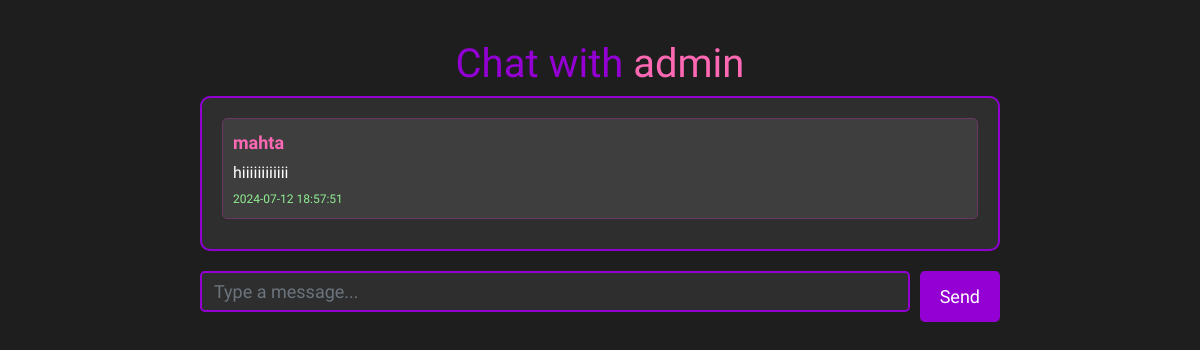
Page /chat?friend_id=1 (signed in) on the earlier database version.
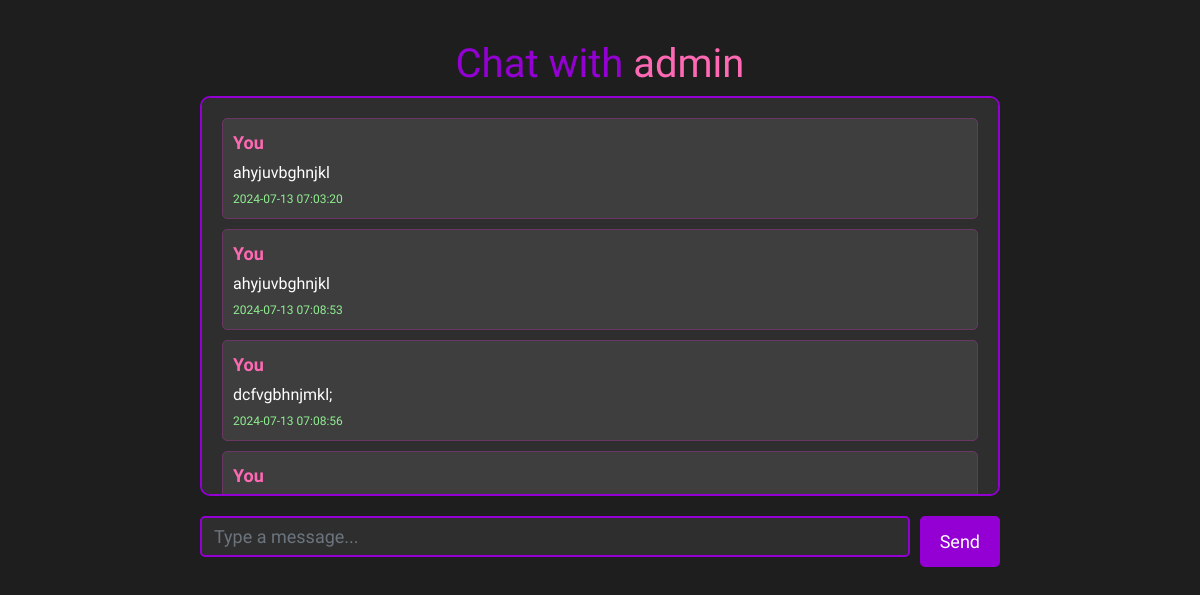
Same page on the later database version.
### tables this page shows
CREATE TABLE USERS (
            user_id TEXT PRIMARY KEY,
            name TEXT,
            email TEXT,
            city TEXT,
            country TEXT,
            phone TEXT,
            age INTEGER CHECK(age >= 9 AND age <= 120),
            password TEXT,
            balance INTEGER DEFAULT 0,
            is_artist BOOLEAN DEFAULT 0,
            is_premium BOOLEAN DEFAULT 0
        );

CREATE TABLE messages (
    sender_id TEXT REFERENCES users(id),
    receiver_id TEXT REFERENCES users(id),
    text TEXT NOT NULL,
    date TIMESTAMP DEFAULT CURRENT_TIMESTAMP
    );

### app.py (the view, shortened to what this page needs)
@app.route('/chat', methods=['GET', 'POST'])
def chat():
    current_user_id = session.get('user_id')
    friend_id = request.args.get('friend_id')
    if not current_user_id or not friend_id:
        return redirect(url_for('follows'))
    conn = get_db_connection()
    cursor = conn.cursor()
    cursor.execute("SELECT name FROM users WHERE user_id = ?", (friend_id,))
    friend_name = cursor.fetchone()['name']
    cursor.execute("""
        SELECT m.text, m.date, u.name AS sender_name
        FROM messages m
        JOIN users u ON m.sender_id = u.user_id
        WHERE (m.sender_id = ? AND m.receiver_id = ?) OR (m.sender_id = ? AND m.receiver_id = ?)
        ORDER BY m.date ASC
    """, (current_user_id, friend_id, friend_id, current_user_id))
    messages = cursor.fetchall()
    conn.close()
    return render_template('chat.html', friend_name=friend_name, friend_id=friend_id, messages=messages)

### app.py (called while the page is built)
def get_db_connection():
    conn = sqlite3.connect('database.db')
    conn.row_factory = sqlite3.Row
    return conn

### templates/chat.html (shortened to what this page needs)
<!DOCTYPE html>
<html>
  <head>
    <link rel="stylesheet" href="https://stackpath.bootstrapcdn.com/bootstrap/4.5.2/css/bootstrap.min.css" />
  </head>
  <body>
    <div class="chat-container">
      <h1>Chat with <span style="color: #ff69b4;">{{ friend_name }}</span></h1>
      <div class="chat-box">
        {% for message in messages %}
        <div class="message">
          <div class="sender">
            {% if message['sender_name'] == friend_name %}
            You
            {% else %}
            {{ message['sender_name'] }}
            {% endif %}
          </div>
          <div class="text">{{ message['text'] }}</div>
          <div class="date">{{ message['date'] }}</div>
        </div>
        {% endfor %}
      </div>
      <form action="{{ url_for('send_message') }}" method="post" class="send-message-form">
        <input type="text" name="text" class="form-control" placeholder="Type a message..." required>
        <button type="submit" class="btn btn-send">Send</button>
      </form>
    </div>
  </body>
</html>

### templates/chat.html (style rules this page uses)
body { background-color: #1e1e1f; color: #ffffff; display: flex; flex-direction: column; justify-content: center; align-items: center; border-radius: 5px; font-family: 'Lobster', cursive; padding: 20px; }
h1, h2, h3 { color: #9400d3; text-align: center; }
.chat-container { width: 100%; max-width: 800px; margin-top: 20px; }
.chat-box { background-color: #2e2e2f; padding: 20px; border-radius: 10px; margin-bottom: 20px; overflow-y: auto; max-height: 400px; border: 2px solid #9400d3; }
.message { background-color: #3e3e3f; padding: 10px; border-radius: 5px; margin-bottom: 10px; border: 1px solid #6A3764; }
.message .sender { font-weight: bold; color: #ff69b4; font-size: 18px; }
.message .text { color: #ffffff; margin-top: 5px; }
.message .date { color: #90ee90; font-size: 12px; margin-top: 5px; }
.send-message-form { display: flex; justify-content: space-between; width: 100%; margin-top: 20px; }
.send-message-form input[type="text"] { flex-grow: 1; margin-right: 10px; padding: 12px; border: 2px solid #9400d3; border-radius: 5px; color: #ffffff; background-color: #2e2e2f; font-family: 'Lobster', cursive; font-size: 18px; }
.btn-send { background-color: #9400d3; color: #ffffff; border: none; padding: 12px 20px; border-radius: 5px; cursor: pointer; transition: background-color 0.3s ease; font-family: 'Lobster', cursive; font-size: 18px; }

Differences in the rows shown:
no longer on this page (row edited): messages: sender_name "mahta", text "hiiiiiiiiiiii", date "2024-07-12 18:57:51"
added messages: shows "You", text "ahyjuvbghnjkl", date "2024-07-13 07:03:20"
added messages: shows "You", text "ahyjuvbghnjkl", date "2024-07-13 07:08:53"
added messages: shows "You", text "dcfvgbhnjmkl;", date "2024-07-13 07:08:56"
added messages: shows "You"
